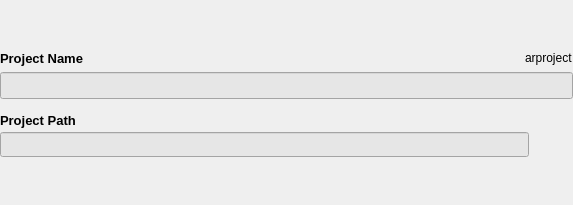
<?xml version="1.0" encoding="UTF-8"?>
<ui version="4.0">
 <class>wgOverview</class>
 <widget class="QWidget" name="wgOverview">
  <property name="geometry">
   <rect>
    <x>0</x>
    <y>0</y>
    <width>573</width>
    <height>205</height>
   </rect>
  </property>
  <property name="windowTitle">
   <string>Form</string>
  </property>
  <property name="styleSheet">
   <string notr="true"/>
  </property>
  <layout class="QHBoxLayout" name="horizontalLayout">
   <property name="spacing">
    <number>0</number>
   </property>
   <property name="margin">
    <number>0</number>
   </property>
   <item>
    <widget class="QWidget" name="form2" native="true">
     <property name="minimumSize">
      <size>
       <width>400</width>
       <height>0</height>
      </size>
     </property>
     <layout class="QVBoxLayout" name="verticalLayout_5">
      <property name="spacing">
       <number>4</number>
      </property>
      <property name="margin">
       <number>0</number>
      </property>
      <item>
       <spacer name="verticalSpacer_4">
        <property name="orientation">
         <enum>Qt::Vertical</enum>
        </property>
        <property name="sizeType">
         <enum>QSizePolicy::Expanding</enum>
        </property>
        <property name="sizeHint" stdset="0">
         <size>
          <width>20</width>
          <height>40</height>
         </size>
        </property>
       </spacer>
      </item>
      <item>
       <layout class="QHBoxLayout" name="horizontalLayout_3">
        <property name="bottomMargin">
         <number>0</number>
        </property>
        <item>
         <widget class="QLabel" name="label_7">
          <property name="maximumSize">
           <size>
            <width>16777215</width>
            <height>16</height>
           </size>
          </property>
          <property name="font">
           <font>
            <pointsize>10</pointsize>
            <weight>75</weight>
            <bold>true</bold>
           </font>
          </property>
          <property name="styleSheet">
           <string notr="true"/>
          </property>
          <property name="text">
           <string>Project Name</string>
          </property>
         </widget>
        </item>
        <item>
         <spacer name="horizontalSpacer_6">
          <property name="orientation">
           <enum>Qt::Horizontal</enum>
          </property>
          <property name="sizeHint" stdset="0">
           <size>
            <width>40</width>
            <height>20</height>
           </size>
          </property>
         </spacer>
        </item>
        <item>
         <widget class="QLabel" name="lblProjectId_2">
          <property name="maximumSize">
           <size>
            <width>16777215</width>
            <height>16</height>
           </size>
          </property>
          <property name="toolTip">
           <string>project id</string>
          </property>
          <property name="text">
           <string>arproject</string>
          </property>
         </widget>
        </item>
       </layout>
      </item>
      <item>
       <widget class="QLineEdit" name="edtProjectName_2">
        <property name="minimumSize">
         <size>
          <width>0</width>
          <height>25</height>
         </size>
        </property>
        <property name="font">
         <font>
          <family>Ubuntu</family>
          <pointsize>12</pointsize>
         </font>
        </property>
        <property name="styleSheet">
         <string notr="true">background-color: rgb(230, 230, 230);
color: rgb(70, 70, 70);</string>
        </property>
        <property name="placeholderText">
         <string/>
        </property>
       </widget>
      </item>
      <item>
       <spacer name="verticalSpacer">
        <property name="orientation">
         <enum>Qt::Vertical</enum>
        </property>
        <property name="sizeType">
         <enum>QSizePolicy::Fixed</enum>
        </property>
        <property name="sizeHint" stdset="0">
         <size>
          <width>20</width>
          <height>10</height>
         </size>
        </property>
       </spacer>
      </item>
      <item>
       <layout class="QVBoxLayout" name="verticalLayout">
        <property name="spacing">
         <number>4</number>
        </property>
        <property name="bottomMargin">
         <number>0</number>
        </property>
        <item>
         <widget class="QLabel" name="label_11">
          <property name="maximumSize">
           <size>
            <width>16777215</width>
            <height>18</height>
           </size>
          </property>
          <property name="font">
           <font>
            <pointsize>10</pointsize>
            <weight>75</weight>
            <bold>true</bold>
           </font>
          </property>
          <property name="text">
           <string>Project Path</string>
          </property>
         </widget>
        </item>
        <item>
         <layout class="QHBoxLayout" name="horizontalLayout_15">
          <property name="topMargin">
           <number>0</number>
          </property>
          <item>
           <widget class="QLineEdit" name="edtProjectPath_2">
            <property name="minimumSize">
             <size>
              <width>0</width>
              <height>25</height>
             </size>
            </property>
            <property name="font">
             <font>
              <family>Ubuntu</family>
              <pointsize>12</pointsize>
             </font>
            </property>
            <property name="styleSheet">
             <string notr="true">background-color: rgb(230, 230, 230);
color: rgb(70, 70, 70);</string>
            </property>
            <property name="placeholderText">
             <string/>
            </property>
           </widget>
          </item>
          <item>
           <widget class="QPushButton" name="btnContentFolder_2">
            <property name="toolTip">
             <string>Search Folder</string>
            </property>
            <property name="text">
             <string/>
            </property>
            <property name="icon">
             <iconset resource="../../../../img/img.qrc">
              <normaloff>:/btn/btn/btnFolderSearchGet48.png</normaloff>:/btn/btn/btnFolderSearchGet48.png</iconset>
            </property>
            <property name="iconSize">
             <size>
              <width>25</width>
              <height>25</height>
             </size>
            </property>
            <property name="flat">
             <bool>true</bool>
            </property>
           </widget>
          </item>
         </layout>
        </item>
       </layout>
      </item>
      <item>
       <spacer name="verticalSpacer_6">
        <property name="orientation">
         <enum>Qt::Vertical</enum>
        </property>
        <property name="sizeType">
         <enum>QSizePolicy::Expanding</enum>
        </property>
        <property name="sizeHint" stdset="0">
         <size>
          <width>20</width>
          <height>40</height>
         </size>
        </property>
       </spacer>
      </item>
     </layout>
    </widget>
   </item>
  </layout>
 </widget>
 <resources>
  <include location="../../../../img/img.qrc"/>
 </resources>
 <connections/>
</ui>
